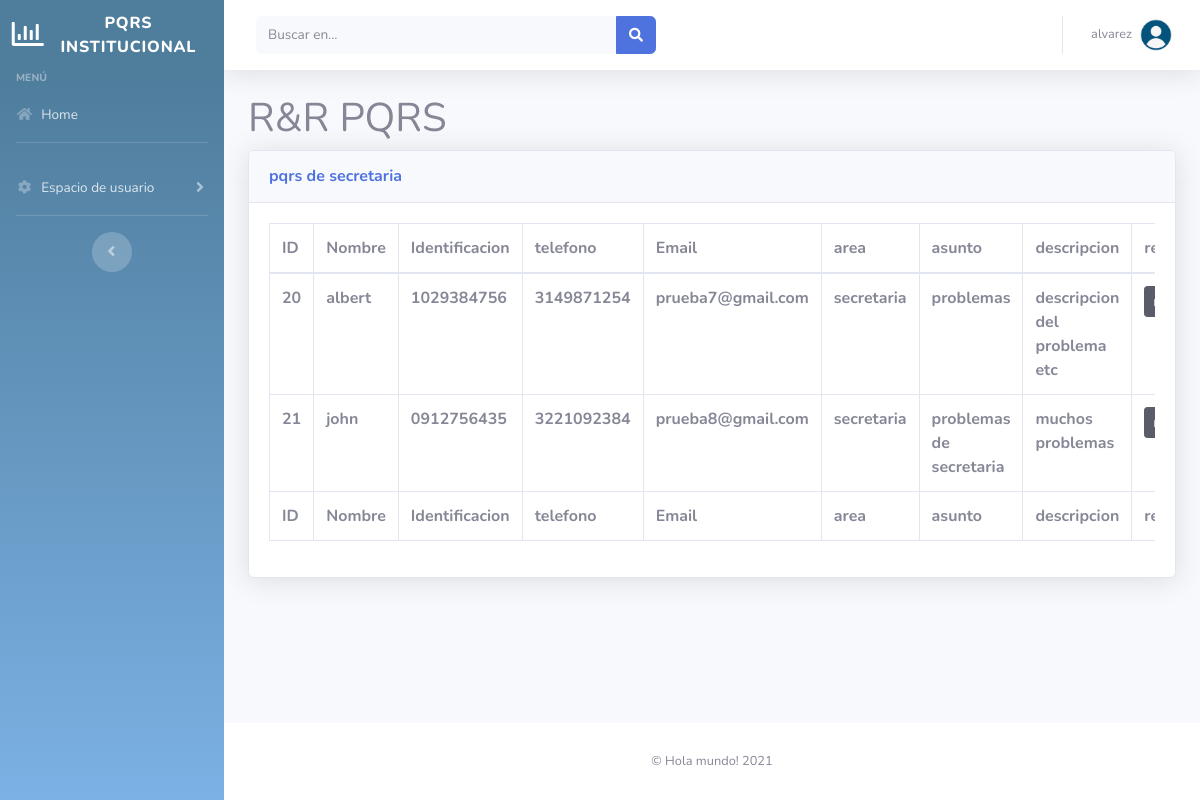
The app's page /pqrsLv1.php (signed in) with its own data.
### tables this page shows
CREATE TABLE `pqrs` (
  `id` int(4) NOT NULL,
  `nombre` varchar(50) NOT NULL,
  `identificacion` varchar(50) NOT NULL,
  `telefono` varchar(14) NOT NULL,
  `email` varchar(100) DEFAULT NULL,
  `area` varchar(50) NOT NULL,
  `asunto` varchar(50) NOT NULL,
  `adjunto` text DEFAULT NULL,
  `descripcion` varchar(500) NOT NULL
);

### Controllers/tablaUsuarios_controller.php (called while the page is built, shortened)
<?php
class queries{
        function getPQRSLV1(){
            $conexionLogin = new conexionLogin();
            $conexion = $conexionLogin->conectar();
            $moj_lidera = $_SESSION['lidera'];
            $sql = $conexion->prepare("
            SELECT * FROM pqrs WHERE AREA = '$moj_lidera'
            ");
            $sql->execute();
            $PQR = $sql->fetchAll();
            return $PQR;
            }
}

### pqrsLv1.php (the view, shortened to what this page needs)
<?php
    include_once('Controllers\tablaUsuarios_controller.php');
    include_once('template.php');
    $llamado = new queries();
    $PQR = $llamado->getPQRSLV1();
?>
<!DOCTYPE html>
<html lang="es">
<?=head('Home')?>
<?=startBody()?>
    <h1>R&R PQRS</h1>
    <div class="card shadow mb-4">
                        <div class="card-header py-3">
                            <h6 class="m-0 font-weight-bold text-primary">pqrs de <?php echo ($_SESSION['lidera'])?></h6>
                        </div>
                        <div class="card-body">
                            <div class="table-responsive">
                                <table class="table table-bordered" id="dataTable" width="100%" cellspacing="0">
                                    <thead>
                                        <tr>
                                            <th>ID</th>
                                            <th>Nombre</th>
                                            <th>Identificacion</th>
                                            <th>telefono</th>
                                            <th>Email</th>
                                            <th>area</th>
                                            <th>asunto</th>
                                            <th>descripcion</th>
                                            <th>responder</th>
                                        </tr>
                                    </thead>
                                    <tfoot>
                                        <tr>
                                            <th>ID</th>
                                            <th>Nombre</th>
                                            <th>Identificacion</th>
                                            <th>telefono</th>
                                            <th>Email</th>
                                            <th>area</th>
                                            <th>asunto</th>
                                            <th>descripcion</th>
                                            <th>responder</th>
                                        </tr>
                                    </tfoot>
                                    <tbody>
                                      <?php
                                           foreach ($PQR as $key) {
                                      ?>
                                        <tr>
                                            <th><?=$key['id']?></th>
                                            <th><?=$key['nombre']?></th>
                                            <th><?=$key['identificacion']?></th>
                                            <th><?=$key['telefono']?></th>
                                            <th><?=$key['email']?></th>
                                            <th><?=$key['area']?></th>
                                            <th><?=$key['asunto']?></th>
                                            <th><?=$key['descripcion']?></th>
                                            <th><a href="#responder_<?php echo $key['id']; ?>" class="btn btn-dark btn-sm" data-toggle="modal"><span class="glyphicon glyphicon-edit"></span> responder</a></th>
                                        </tr>
                                        <?php
                                           }
                                        ?>
                                    </tbody>
                                </table>
                            </div>
                        </div>
                    </div>
<?=endBody()?>
</html>

### records on screen
pqrs: id "20", nombre "albert", identificacion "1029384756", telefono "3149871254", email "prueba7@gmail.com", area "secretaria", asunto "problemas", descripcion "descripcion del problema etc"
pqrs: id "21", nombre "john", identificacion "0912756435", telefono "3221092384", email "prueba8@gmail.com", area "secretaria", asunto "problemas de secretaria", descripcion "muchos problemas"

### other values on screen
getLevel($_SESSION['level']) "MENÚ Home Espacio de usuario"
$_SESSION['nombre'] "alvarez"
$_SESSION['lidera'] "secretaria"
